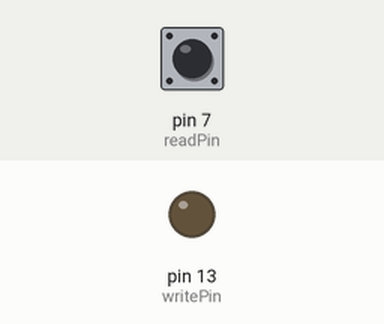
The sketch below on a simulated Arduino Uno, built with avr-gcc and run on an emulated ATmega328P. On the bench: output pins drawn as LEDs (lit = HIGH). Dashed ring = blinking. The inputs (shaded band) are chosen by the test bench; at power-on: pin 7 (readPin) LOW.

Above: at 1.2 s.
1.3 s: pin 7 (readPin) pulsed HIGH 5 times (0.12 s each, 0.3 s apart)
At 2.9 s:
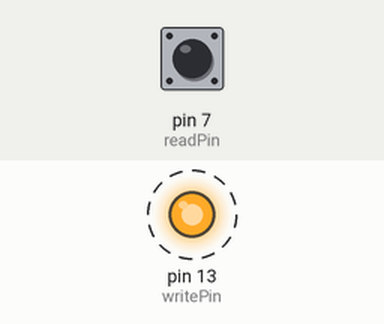
Timing chart, 0 to 4.4 s (numbered marks = the images above; inputs shaded):
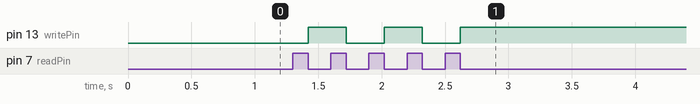

The sketch:

pulsoBotao01.ino
```cpp
// coded by Isaque AL

// o objetivo deste codigo é inverter o estado do led quando receber um pulso do botão

const int writePin = 13;
const int readPin = 7;

bool ledState = false;
bool buttonState;

void setup()
{
  Serial.begin(9600);
  pinMode(writePin, OUTPUT);
  pinMode(readPin, INPUT);
}

void loop()
{
  buttonState = digitalRead(readPin);
  if (buttonState == 1){
    while (digitalRead(readPin) == 1) {}
    ledState = !ledState;// inverter o ledState
  }

  digitalWrite(writePin, ledState);
}

//2

//ladState = 0
//buttonState = 1
//functionExec = 0
```

Measured:
- after the input at 1.3 s, pin 13 (writePin): alternates HIGH for 0.30 s and LOW for 0.30 s, 5 changes in all, then stays HIGH, starting after 0.12 s
